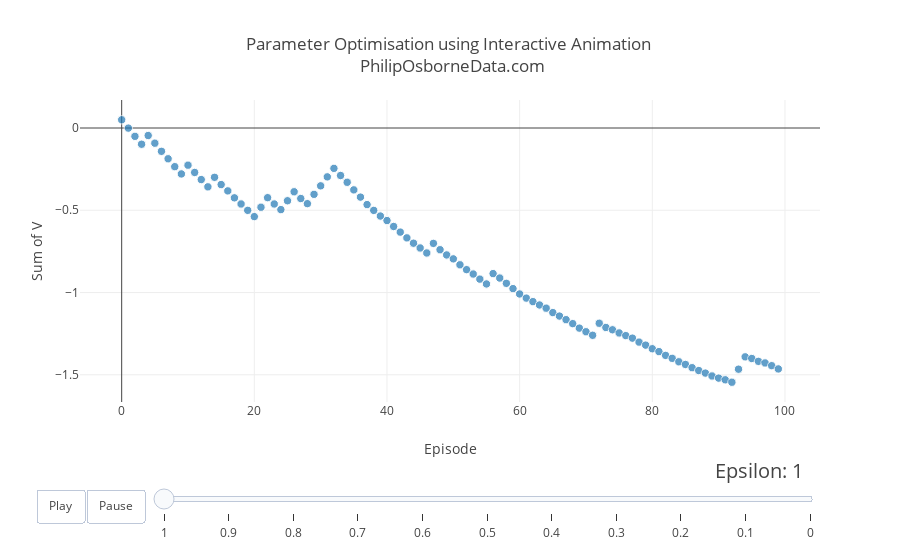

Notebook cell for this chart:
### Markdown cell above
## Varying Epsilon

### Code cell
# Provide all parameters fixed except alpha
budget7 = 23
num_episodes7 = 100
alpha7  = 0.05

# Currently not using a reward
reward7 = [0,0,0,0,0,0,0,0,0]

VforInteractiveGraphA_3 = []    
lA3 = []
num_episodes7_3 = []
for x in range(0, 11):
    epsilon7 = 1 - x/10
    Mdl7 = MCModelv1(data=data, alpha = alpha7, e = num_episodes7,epsilon = epsilon7, budget = budget7, reward = reward7)
    VforInteractiveGraphA_3 = np.append(VforInteractiveGraphA_3, Mdl7[0])
    for y in range(0, num_episodes7):
        lA3 = np.append(lA3,epsilon7)
        num_episodes7_3 = np.append(num_episodes7_3, y)
VforInteractiveGraphA_32 = pd.DataFrame(VforInteractiveGraphA_3,lA3)
VforInteractiveGraphA_32['index1'] = VforInteractiveGraphA_32.index
VforInteractiveGraphA_32['Episode'] = num_episodes7_3
VforInteractiveGraphA_32.columns = ['V', 'Epsilon', 'Episode']
VforInteractiveGraphA_32 = VforInteractiveGraphA_32[['Epsilon','Episode', 'V']]


VforInteractiveGraphA_33 = VforInteractiveGraphA_32
VforInteractiveGraphA_33['continent'] = 'Test'
VforInteractiveGraphA_33['country'] = 'Test2'
VforInteractiveGraphA_33['pop'] = 7000000.0
VforInteractiveGraphA_33.columns = ['year', 'lifeExp', 'gdpPercap', 'continent', 'country', 'pop']

epsilonforGraph3 = list(set(VforInteractiveGraphA_33['year']))
epsilonforGraph3 = np.round(epsilonforGraph3,1)
epsilonforGraph3 = np.sort(epsilonforGraph3)[::-1]
years = np.round([(epsilonforGraph3) for epsilonforGraph3 in epsilonforGraph3],1)
years

%matplotlib inline

dataset = VforInteractiveGraphA_33

continents = []
for continent in dataset['continent']:
    if continent not in continents:
        continents.append(continent)
# make figure
figure = {
    'data': [],
    'layout': {},
    'frames': []
}

# fill in most of layout
figure['layout']['title'] = "Parameter Optimisation using Interactive Animation <br> PhilipOsborneData.com"
figure['layout']['xaxis'] = {'title': 'Episode'}
figure['layout']['yaxis'] = {'title': 'Sum of V', 'type': 'linear'}
figure['layout']['hovermode'] = 'closest'
figure['layout']['sliders'] = {
    'args': [
        'transition', {
            'duration': 400,
            'easing': 'cubic-in-out'
        }
    ],
    'initialValue': '1952',
    'plotlycommand': 'animate',
    'values': years,
    'visible': True
}
figure['layout']['updatemenus'] = [
    {
        'buttons': [
            {
                'args': [None, {'frame': {'duration': 500, 'redraw': False},
                         'fromcurrent': True, 'transition': {'duration': 300, 'easing': 'quadratic-in-out'}}],
                'label': 'Play',
                'method': 'animate'
            },
            {
                'args': [[None], {'frame': {'duration': 0, 'redraw': False}, 'mode': 'immediate',
                'transition': {'duration': 0}}],
                'label': 'Pause',
                'method': 'animate'
            }
        ],
        'direction': 'left',
        'pad': {'r': 10, 't': 87},
        'showactive': False,
        'type': 'buttons',
        'x': 0.1,
        'xanchor': 'right',
        'y': 0,
        'yanchor': 'top'
    }
]

sliders_dict = {
    'active': 0,
    'yanchor': 'top',
    'xanchor': 'left',
    'currentvalue': {
        'font': {'size': 20},
        'prefix': 'Epsilon: ',
        'visible': True,
        'xanchor': 'right'
    },
    'transition': {'duration': 300, 'easing': 'cubic-in-out'},
    'pad': {'b': 10, 't': 50},
    'len': 0.9,
    'x': 0.1,
    'y': 0,
    'steps': []
}

# make data
year = 1.0
for continent in continents:
    dataset_by_year = dataset[np.round(dataset['year'],1) == np.round(year,1)]
    dataset_by_year_and_cont = dataset_by_year[dataset_by_year['continent'] == continent]

    data_dict = {
        'x': list(dataset_by_year_and_cont['lifeExp']),
        'y': list(dataset_by_year_and_cont['gdpPercap']),
        'mode': 'markers',
        'text': list(dataset_by_year_and_cont['country']),
        'marker': {
            'sizemode': 'area',
            'sizeref': 200000,
            'size': list(dataset_by_year_and_cont['pop'])
        },
        'name': continent
    }
    figure['data'].append(data_dict)

# make frames
for year in years:
    frame = {'data': [], 'name': str(year)}
    for continent in continents:
        dataset_by_year = dataset[np.round(dataset['year'],1) == np.round(year,1)]
        dataset_by_year_and_cont = dataset_by_year[dataset_by_year['continent'] == continent]

        data_dict = {
            'x': list(dataset_by_year_and_cont['lifeExp']),
            'y': list(dataset_by_year_and_cont['gdpPercap']),
            'mode': 'markers',
            'text': list(dataset_by_year_and_cont['country']),
            'marker': {
                'sizemode': 'area',
                'sizeref': 200000,
                'size': list(dataset_by_year_and_cont['pop']),
                'color': 'rgba(255, 182, 193, .9)'
            },
            'name': continent
        }
        frame['data'].append(data_dict)

    figure['frames'].append(frame)
    slider_step = {'args': [
        [year],
        {'frame': {'duration': 300, 'redraw': False},
         'mode': 'immediate',
       'transition': {'duration': 300}}
     ],
     'label': year,
     'method': 'animate'}
    sliders_dict['steps'].append(slider_step)


figure['layout']['sliders'] = [sliders_dict]

iplot(figure)

### Figure 1 — Plotly figure (JSON) as saved in the notebook; plotly's stock layout.template omitted (floating-point values rounded to 4 significant figures)
{"data": [{"marker": {"size": [7000000.0, 7000000.0, 7000000.0, 7000000.0, 7000000.0, 7000000.0, 7000000.0, 7000000.0, 7000000.0, 7000000.0, 7000000.0, 7000000.0, 7000000.0, 7000000.0, 7000000.0, 7000000.0, 7000000.0, 7000000.0, 7000000.0, 7000000.0, 7000000.0, 7000000.0, 7000000.0, 7000000.0, 7000000.0, 7000000.0, 7000000.0, 7000000.0, 7000000.0, 7000000.0, 7000000.0, 7000000.0, 7000000.0, 7000000.0, 7000000.0, 7000000.0, 7000000.0, 7000000.0, 7000000.0, 7000000.0, 7000000.0, 7000000.0, 7000000.0, 7000000.0, 7000000.0, 7000000.0, 7000000.0, 7000000.0, 7000000.0, 7000000.0, 7000000.0, 7000000.0, 7000000.0, 7000000.0, 7000000.0, 7000000.0, 7000000.0, 7000000.0, 7000000.0, 7000000.0, 7000000.0, 7000000.0, 7000000.0, 7000000.0, 7000000.0, 7000000.0, 7000000.0, 7000000.0, 7000000.0, 7000000.0, 7000000.0, 7000000.0, 7000000.0, 7000000.0, 7000000.0, 7000000.0, 7000000.0, 7000000.0, 7000000.0, 7000000.0, 7000000.0, 7000000.0, 7000000.0, 7000000.0, 7000000.0, 7000000.0, 7000000.0, 7000000.0, 7000000.0, 7000000.0, 7000000.0, 7000000.0, 7000000.0, 7000000.0, 7000000.0, 7000000.0, 7000000.0, 7000000.0, 7000000.0, 7000000.0], "sizemode": "area", "sizeref": 200000}, "mode": "markers", "name": "Test", "text": ["Test2", "Test2", "Test2", "Test2", "Test2", "Test2", "Test2", "Test2", "Test2", "Test2", "Test2", "Test2", "Test2", "Test2", "Test2", "Test2", "Test2", "Test2", "Test2", "Test2", "Test2", "Test2", "Test2", "Test2", "Test2", "Test2", "Test2", "Test2", "Test2", "Test2", "Test2", "Test2", "Test2", "Test2", "Test2", "Test2", "Test2", "Test2", "Test2", "Test2", "Test2", "Test2", "Test2", "Test2", "Test2", "Test2", "Test2", "Test2", "Test2", "Test2", "Test2", "Test2", "Test2", "Test2", "Test2", "Test2", "Test2", "Test2", "Test2", "Test2", "Test2", "Test2", "Test2", "Test2", "Test2", "Test2", "Test2", "Test2", "Test2", "Test2", "Test2", "Test2", "Test2", "Test2", "Test2", "Test2", "Test2", "Test2", "Test2", "Test2", "Test2", "Test2", "Test2", "Test2", "Test2", "Test2", "Test2", "Test2", "Test2", "Test2", "Test2", "Test2", "Test2", "Test2", "Test2", "Test2", "Test2", "Test2", "Test2", "Test2"], "x": [0.0, 1.0, 2.0, 3.0, 4.0, 5.0, 6.0, 7.0, 8.0, 9.0, 10.0, 11.0, 12.0, 13.0, 14.0, 15.0, 16.0, 17.0, 18.0, 19.0, 20.0, 21.0, 22.0, 23.0, 24.0, 25.0, 26.0, 27.0, 28.0, 29.0, 30.0, 31.0, 32.0, 33.0, 34.0, 35.0, 36.0, 37.0, 38.0, 39.0, 40.0, 41.0, 42.0, 43.0, 44.0, 45.0, 46.0, 47.0, 48.0, 49.0, 50.0, 51.0, 52.0, 53.0, 54.0, 55.0, 56.0, 57.0, 58.0, 59.0, 60.0, 61.0, 62.0, 63.0, 64.0, 65.0, 66.0, 67.0, 68.0, 69.0, 70.0, 71.0, 72.0, 73.0, 74.0, 75.0, 76.0, 77.0, 78.0, 79.0, 80.0, 81.0, 82.0, 83.0, 84.0, 85.0, 86.0, 87.0, 88.0, 89.0, 90.0, 91.0, 92.0, 93.0, 94.0, 95.0, 96.0, 97.0, 98.0, 99.0], "y": [0.05, -0.000625, -0.05063, -0.09878, -0.04572, -0.09227, -0.1417, -0.187, -0.235, -0.2791, -0.2259, -0.2702, -0.3135, -0.3577, -0.2997, -0.3439, -0.3823, -0.4245, -0.4618, -0.5005, -0.5386, -0.4815, -0.4235, -0.4618, -0.4961, -0.4421, -0.3876, -0.4287, -0.4598, -0.4032, -0.3515, -0.297, -0.2453, -0.2887, -0.33, -0.3761, -0.4202, -0.4655, -0.5008, -0.5351, -0.5626, -0.5986, -0.6328, -0.6679, -0.7004, -0.7292, -0.7597, -0.7013, -0.7399, -0.7716, -0.7955, -0.8314, -0.861, -0.8876, -0.9186, -0.9479, -0.885, -0.9121, -0.9441, -0.9764, -1.009, -1.034, -1.055, -1.076, -1.095, -1.122, -1.143, -1.165, -1.189, -1.216, -1.238, -1.26, -1.187, -1.213, -1.226, -1.246, -1.262, -1.277, -1.301, -1.32, -1.342, -1.359, -1.382, -1.4, -1.421, -1.437, -1.457, -1.474, -1.49, -1.507, -1.52, -1.531, -1.545, -1.466, -1.391, -1.401, -1.418, -1.428, -1.445, -1.464]}], "layout": {"hovermode": "closest", "sliders": [{"active": 0, "currentvalue": {"font": {"size": 20}, "prefix": "Epsilon: ", "visible": true, "xanchor": "right"}, "len": 0.9, "pad": {"b": 10, "t": 50}, "steps": [{"args": [[1.0], {"frame": {"duration": 300, "redraw": false}, "mode": "immediate", "transition": {"duration": 300}}], "label": 1.0, "method": "animate"}, {"args": [[0.9], {"frame": {"duration": 300, "redraw": false}, "mode": "immediate", "transition": {"duration": 300}}], "label": 0.9, "method": "animate"}, {"args": [[0.8], {"frame": {"duration": 300, "redraw": false}, "mode": "immediate", "transition": {"duration": 300}}], "label": 0.8, "method": "animate"}, {"args": [[0.7], {"frame": {"duration": 300, "redraw": false}, "mode": "immediate", "transition": {"duration": 300}}], "label": 0.7, "method": "animate"}, {"args": [[0.6], {"frame": {"duration": 300, "redraw": false}, "mode": "immediate", "transition": {"duration": 300}}], "label": 0.6, "method": "animate"}, {"args": [[0.5], {"frame": {"duration": 300, "redraw": false}, "mode": "immediate", "transition": {"duration": 300}}], "label": 0.5, "method": "animate"}, {"args": [[0.4], {"frame": {"duration": 300, "redraw": false}, "mode": "immediate", "transition": {"duration": 300}}], "label": 0.4, "method": "animate"}, {"args": [[0.3], {"frame": {"duration": 300, "redraw": false}, "mode": "immediate", "transition": {"duration": 300}}], "label": 0.3, "method": "animate"}, {"args": [[0.2], {"frame": {"duration": 300, "redraw": false}, "mode": "immediate", "transition": {"duration": 300}}], "label": 0.2, "method": "animate"}, {"args": [[0.1], {"frame": {"duration": 300, "redraw": false}, "mode": "immediate", "transition": {"duration": 300}}], "label": 0.1, "method": "animate"}, {"args": [[0.0], {"frame": {"duration": 300, "redraw": false}, "mode": "immediate", "transition": {"duration": 300}}], "label": 0.0, "method": "animate"}], "transition": {"duration": 300, "easing": "cubic-in-out"}, "x": 0.1, "xanchor": "left", "y": 0, "yanchor": "top"}], "title": "Parameter Optimisation using Interactive Animation <br> PhilipOsborneData.com", "updatemenus": [{"buttons": [{"args": [null, {"frame": {"duration": 500, "redraw": false}, "fromcurrent": true, "transition": {"duration": 300, "easing": "quadratic-in-out"}}], "label": "Play", "method": "animate"}, {"args": [[null], {"frame": {"duration": 0, "redraw": false}, "mode": "immediate", "transition": {"duration": 0}}], "label": "Pause", "method": "animate"}], "direction": "left", "pad": {"r": 10, "t": 87}, "showactive": false, "type": "buttons", "x": 0.1, "xanchor": "right", "y": 0, "yanchor": "top"}], "xaxis": {"title": "Episode"}, "yaxis": {"title": "Sum of V", "type": "linear"}}}
